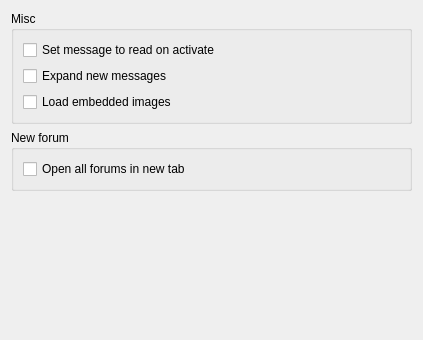
<?xml version="1.0" encoding="UTF-8"?>
<ui version="4.0">
 <class>ForumPage</class>
 <widget class="QWidget" name="ForumPage">
  <property name="geometry">
   <rect>
    <x>0</x>
    <y>0</y>
    <width>423</width>
    <height>340</height>
   </rect>
  </property>
  <layout class="QGridLayout" name="gridLayout_3">
   <item row="0" column="0">
    <widget class="QGroupBox" name="groupBox">
     <property name="title">
      <string>Misc</string>
     </property>
     <layout class="QGridLayout" name="gridLayout_2">
      <item row="0" column="0">
       <widget class="QCheckBox" name="setMsgToReadOnActivate">
        <property name="text">
         <string>Set message to read on activate</string>
        </property>
       </widget>
      </item>
      <item row="1" column="0">
       <widget class="QCheckBox" name="expandNewMessages">
        <property name="text">
         <string>Expand new messages</string>
        </property>
       </widget>
      </item>
      <item row="2" column="0">
       <widget class="QCheckBox" name="loadEmbeddedImages">
        <property name="text">
         <string>Load embedded images</string>
        </property>
       </widget>
      </item>
     </layout>
    </widget>
   </item>
   <item row="2" column="0">
    <spacer name="verticalSpacer">
     <property name="orientation">
      <enum>Qt::Vertical</enum>
     </property>
     <property name="sizeHint" stdset="0">
      <size>
       <width>20</width>
       <height>40</height>
      </size>
     </property>
    </spacer>
   </item>
   <item row="1" column="0">
    <widget class="QGroupBox" name="gxsGroupBox">
     <property name="title">
      <string>New forum</string>
     </property>
     <layout class="QVBoxLayout" name="verticalLayout">
      <item>
       <widget class="QCheckBox" name="openAllInNewTabCheckBox">
        <property name="text">
         <string>Open all forums in new tab</string>
        </property>
       </widget>
      </item>
     </layout>
    </widget>
   </item>
  </layout>
 </widget>
 <resources/>
 <connections/>
</ui>
